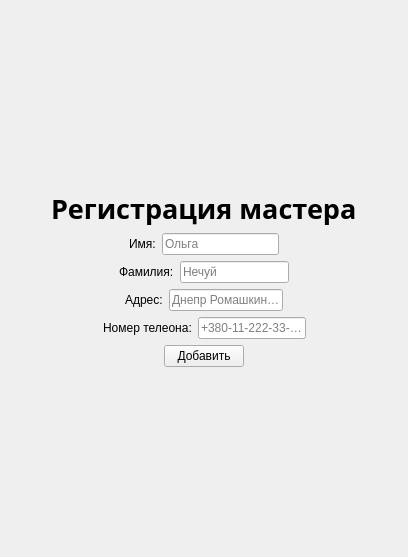
      <widget class="QWidget" name="tab_addMaster">
       <attribute name="icon">
        <iconset resource="Resources.qrc">
         <normaloff>:/image/add-friend.png</normaloff>:/image/add-friend.png</iconset>
       </attribute>
       <attribute name="title">
        <string>Регистрация мастера</string>
       </attribute>
       <layout class="QVBoxLayout" name="verticalLayout_7">
        <item>
         <spacer name="verticalSpacer_7">
          <property name="orientation">
           <enum>Qt::Vertical</enum>
          </property>
          <property name="sizeHint" stdset="0">
           <size>
            <width>20</width>
            <height>179</height>
           </size>
          </property>
         </spacer>
        </item>
        <item>
         <layout class="QHBoxLayout" name="horizontalLayout_24">
          <item>
           <spacer name="horizontalSpacer_27">
            <property name="orientation">
             <enum>Qt::Horizontal</enum>
            </property>
            <property name="sizeHint" stdset="0">
             <size>
              <width>40</width>
              <height>20</height>
             </size>
            </property>
           </spacer>
          </item>
          <item>
           <widget class="QLabel" name="label_15">
            <property name="font">
             <font>
              <family>Nunito</family>
              <pointsize>20</pointsize>
              <weight>75</weight>
              <bold>true</bold>
             </font>
            </property>
            <property name="text">
             <string>Регистрация мастера</string>
            </property>
           </widget>
          </item>
          <item>
           <spacer name="horizontalSpacer_28">
            <property name="orientation">
             <enum>Qt::Horizontal</enum>
            </property>
            <property name="sizeHint" stdset="0">
             <size>
              <width>40</width>
              <height>20</height>
             </size>
            </property>
           </spacer>
          </item>
         </layout>
        </item>
        <item>
         <layout class="QHBoxLayout" name="horizontalLayout_23">
          <item>
           <spacer name="horizontalSpacer_29">
            <property name="orientation">
             <enum>Qt::Horizontal</enum>
            </property>
            <property name="sizeHint" stdset="0">
             <size>
              <width>40</width>
              <height>20</height>
             </size>
            </property>
           </spacer>
          </item>
          <item>
           <widget class="QLabel" name="label_16">
            <property name="text">
             <string>Имя:</string>
            </property>
           </widget>
          </item>
          <item>
           <widget class="QLineEdit" name="lineEdit_addMasterName">
            <property name="placeholderText">
             <string>Ольга</string>
            </property>
           </widget>
          </item>
          <item>
           <spacer name="horizontalSpacer_30">
            <property name="orientation">
             <enum>Qt::Horizontal</enum>
            </property>
            <property name="sizeHint" stdset="0">
             <size>
              <width>40</width>
              <height>20</height>
             </size>
            </property>
           </spacer>
          </item>
         </layout>
        </item>
        <item>
         <layout class="QHBoxLayout" name="horizontalLayout_22">
          <item>
           <spacer name="horizontalSpacer_31">
            <property name="orientation">
             <enum>Qt::Horizontal</enum>
            </property>
            <property name="sizeHint" stdset="0">
             <size>
              <width>40</width>
              <height>20</height>
             </size>
            </property>
           </spacer>
          </item>
          <item>
           <widget class="QLabel" name="label_17">
            <property name="text">
             <string>Фамилия:</string>
            </property>
           </widget>
          </item>
          <item>
           <widget class="QLineEdit" name="lineEdit_addMasterSurname">
            <property name="placeholderText">
             <string>Нечуй</string>
            </property>
           </widget>
          </item>
          <item>
           <spacer name="horizontalSpacer_32">
            <property name="orientation">
             <enum>Qt::Horizontal</enum>
            </property>
            <property name="sizeHint" stdset="0">
             <size>
              <width>40</width>
              <height>20</height>
             </size>
            </property>
           </spacer>
          </item>
         </layout>
        </item>
        <item>
         <layout class="QHBoxLayout" name="horizontalLayout_21">
          <item>
           <spacer name="horizontalSpacer_33">
            <property name="orientation">
             <enum>Qt::Horizontal</enum>
            </property>
            <property name="sizeHint" stdset="0">
             <size>
              <width>40</width>
              <height>20</height>
             </size>
            </property>
           </spacer>
          </item>
          <item>
           <widget class="QLabel" name="label_18">
            <property name="text">
             <string>Адрес:</string>
            </property>
           </widget>
          </item>
          <item>
           <widget class="QLineEdit" name="lineEdit_addMasterAddress">
            <property name="placeholderText">
             <string>Днепр Ромашкина 22б</string>
            </property>
           </widget>
          </item>
          <item>
           <spacer name="horizontalSpacer_34">
            <property name="orientation">
             <enum>Qt::Horizontal</enum>
            </property>
            <property name="sizeHint" stdset="0">
             <size>
              <width>40</width>
              <height>20</height>
             </size>
            </property>
           </spacer>
          </item>
         </layout>
        </item>
        <item>
         <layout class="QHBoxLayout" name="horizontalLayout_20">
          <item>
           <spacer name="horizontalSpacer_35">
            <property name="orientation">
             <enum>Qt::Horizontal</enum>
            </property>
            <property name="sizeHint" stdset="0">
             <size>
              <width>40</width>
              <height>20</height>
             </size>
            </property>
           </spacer>
          </item>
          <item>
           <widget class="QLabel" name="label_19">
            <property name="text">
             <string>Номер телеона:</string>
            </property>
           </widget>
          </item>
          <item>
           <widget class="QLineEdit" name="lineEdit_addMasterNumTel">
            <property name="text">
             <string/>
            </property>
            <property name="placeholderText">
             <string>+380-11-222-33-88</string>
            </property>
           </widget>
          </item>
          <item>
           <spacer name="horizontalSpacer_36">
            <property name="orientation">
             <enum>Qt::Horizontal</enum>
            </property>
            <property name="sizeHint" stdset="0">
             <size>
              <width>40</width>
              <height>20</height>
             </size>
            </property>
           </spacer>
          </item>
         </layout>
        </item>
        <item>
         <layout class="QHBoxLayout" name="horizontalLayout_25">
          <item>
           <spacer name="horizontalSpacer_37">
            <property name="orientation">
             <enum>Qt::Horizontal</enum>
            </property>
            <property name="sizeHint" stdset="0">
             <size>
              <width>40</width>
              <height>20</height>
             </size>
            </property>
           </spacer>
          </item>
          <item>
           <widget class="QPushButton" name="pushButton_addMaster">
            <property name="text">
             <string>Добавить</string>
            </property>
           </widget>
          </item>
          <item>
           <spacer name="horizontalSpacer_38">
            <property name="orientation">
             <enum>Qt::Horizontal</enum>
            </property>
            <property name="sizeHint" stdset="0">
             <size>
              <width>40</width>
              <height>20</height>
             </size>
            </property>
           </spacer>
          </item>
         </layout>
        </item>
        <item>
         <spacer name="verticalSpacer_8">
          <property name="orientation">
           <enum>Qt::Vertical</enum>
          </property>
          <property name="sizeHint" stdset="0">
           <size>
            <width>20</width>
            <height>179</height>
           </size>
          </property>
         </spacer>
        </item>
       </layout>
      </widget>
